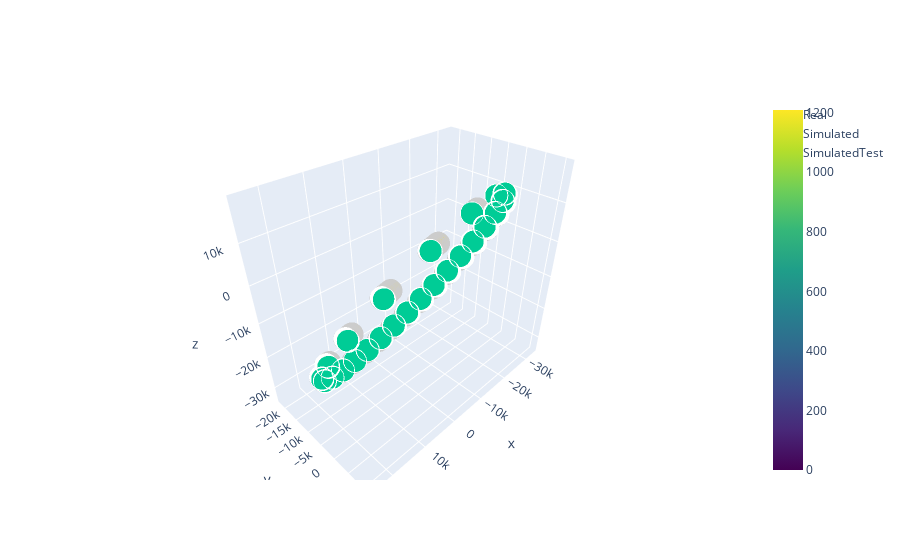

Here is the notebook cell this chart was saved with:
### Code cell
# Зависимость координат и симулированных координат от времени

x,y,z = satTrain.loc[:, 'x'].values, satTrain.loc[:, 'y'].values, satTrain.loc[:, 'z'].values
xSim,ySim,zSim = satTrain.loc[:, 'x_sim'].values, satTrain.loc[:, 'y_sim'].values, satTrain.loc[:, 'z_sim'].values

xTestSim, yTestSim, zTestSim = satTest.loc[:, 'x_sim'].values, satTest.loc[:, 'y_sim'].values, satTest.loc[:, 'z_sim'].values
fig1 = go.Scatter3d(x=x, 
                    y=y, 
                    z=z, 
                    mode='markers', 
                    marker=dict(
                        #color='rgb(127, 127, 127)',
                        color = np.arange(satTrain.shape[0]),
                        colorscale = 'Viridis',
                        showscale = True,
                        size=8, 
                        symbol='circle', 
                        line=dict(
                            color='rgb(204, 204, 204)',
                            width=0.5),
                        opacity=0.9),
                   name = 'Real')
fig2 = go.Scatter3d(x=xSim, 
                    y=ySim, 
                    z=zSim, 
                    mode = 'markers', 
                    marker=dict(
                        size=8,
                        line=dict(
                            color='rgba(217, 217, 217, 0.14)',
                            width=0.5
                        ),
                    opacity=0.8),
                    name = 'Simulated')

fig3 = go.Scatter3d(x=xTestSim, 
                    y=yTestSim, 
                    z=zTestSim, 
                    mode = 'markers', 
                    marker=dict(
                        size=8,
                        line=dict(
                            color='rgba(255, 87, 123, 0.05)',
                            width=0.5
                        ),
                    opacity=0.8),
                    name = 'SimulatedTest')
fig = go.Figure(data = [fig1, fig2, fig3])
fig.show()

### Figure 1 — Plotly figure (JSON) as saved in the notebook; plotly's stock layout.template omitted (floating-point values rounded to 4 significant figures; data arrays with more than 128 entries replaced by an {"elided": "..."} marker saying what was removed)
{"data": [{"marker": {"color": {"elided": "1210 int values"}, "colorscale": [[0, "#440154"], [0.1111, "#482878"], [0.2222, "#3e4989"], [0.3333, "#31688e"], [0.4444, "#26828e"], [0.5556, "#1f9e89"], [0.6667, "#35b779"], [0.7778, "#6ece58"], [0.8889, "#b5de2b"], [1, "#fde725"]], "line": {"color": "rgb(204, 204, 204)", "width": 0.5}, "opacity": 0.9, "showscale": true, "size": 8, "symbol": "circle"}, "mode": "markers", "name": "Real", "type": "scatter3d", "x": {"elided": "1210 float values"}, "y": {"elided": "1210 float values"}, "z": {"elided": "1210 float values"}}, {"marker": {"line": {"color": "rgba(217, 217, 217, 0.14)", "width": 0.5}, "opacity": 0.8, "size": 8}, "mode": "markers", "name": "Simulated", "type": "scatter3d", "x": {"elided": "1210 float values"}, "y": {"elided": "1210 float values"}, "z": {"elided": "1210 float values"}}, {"marker": {"line": {"color": "rgba(255, 87, 123, 0.05)", "width": 0.5}, "opacity": 0.8, "size": 8}, "mode": "markers", "name": "SimulatedTest", "type": "scatter3d", "x": {"elided": "1087 float values"}, "y": {"elided": "1087 float values"}, "z": {"elided": "1087 float values"}}], "layout": {}}
